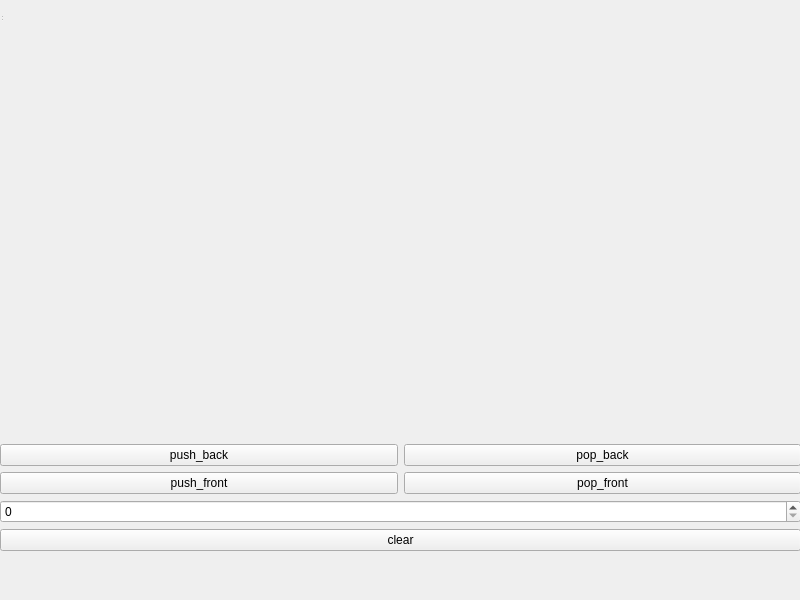
<?xml version="1.0" encoding="UTF-8"?>
<ui version="4.0">
 <class>main_window</class>
 <widget class="QWidget" name="main_window">
  <property name="geometry">
   <rect>
    <x>0</x>
    <y>0</y>
    <width>800</width>
    <height>600</height>
   </rect>
  </property>
  <property name="windowTitle">
   <string>main_window</string>
  </property>
  <widget class="QWidget" name="centralwidget" native="true">
   <property name="geometry">
    <rect>
     <x>0</x>
     <y>0</y>
     <width>801</width>
     <height>551</height>
    </rect>
   </property>
   <widget class="QWidget" name="gridLayoutWidget">
    <property name="geometry">
     <rect>
      <x>0</x>
      <y>0</y>
      <width>801</width>
      <height>551</height>
     </rect>
    </property>
    <layout class="QGridLayout" name="gridLayout">
     <item row="1" column="1">
      <widget class="QPushButton" name="popbackButton_2">
       <property name="text">
        <string>pop_back</string>
       </property>
      </widget>
     </item>
     <item row="4" column="0" colspan="2">
      <widget class="QPushButton" name="clearButton">
       <property name="text">
        <string>clear</string>
       </property>
      </widget>
     </item>
     <item row="2" column="1">
      <widget class="QPushButton" name="popfrontButton">
       <property name="text">
        <string>pop_front</string>
       </property>
      </widget>
     </item>
     <item row="0" column="0" colspan="2">
      <widget class="QLabel" name="label">
       <property name="styleSheet">
        <string notr="true">font: 400 20pt &quot;Ubuntu&quot;;</string>
       </property>
       <property name="text">
        <string/>
       </property>
       <property name="alignment">
        <set>Qt::AlignCenter</set>
       </property>
      </widget>
     </item>
     <item row="2" column="0">
      <widget class="QPushButton" name="pushfrontButton">
       <property name="text">
        <string>push_front</string>
       </property>
      </widget>
     </item>
     <item row="1" column="0">
      <widget class="QPushButton" name="pushbackButton">
       <property name="text">
        <string>push_back</string>
       </property>
      </widget>
     </item>
     <item row="3" column="0" colspan="2">
      <widget class="QSpinBox" name="spinBox"/>
     </item>
    </layout>
   </widget>
  </widget>
  <widget class="QStatusBar" name="statusbar">
   <property name="geometry">
    <rect>
     <x>0</x>
     <y>0</y>
     <width>3</width>
     <height>22</height>
    </rect>
   </property>
  </widget>
 </widget>
 <resources/>
 <connections/>
</ui>
